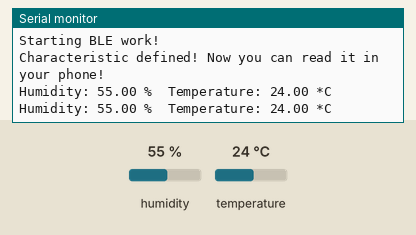
Simulated run of this sketch. Board: ESP32. On the bench: the last lines printed to the serial monitor. The inputs (shaded band) are chosen by the test bench; at power-on: humidity 55 %, temperature 24 °C. Nothing arrives over Bluetooth unless stated; a phone connects over Bluetooth LE 3 s after start.

Above: at 2.8 s.
2.9 s: humidity set to 22 %
At 4.5 s:
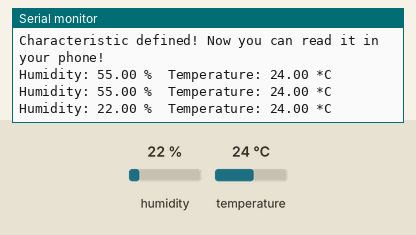
5.6 s: temperature set to 12 °C
At 6.9 s:
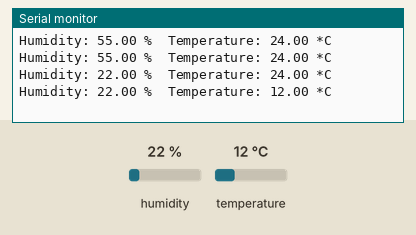
8.3 s: humidity set to 40 %
At 10.5 s:
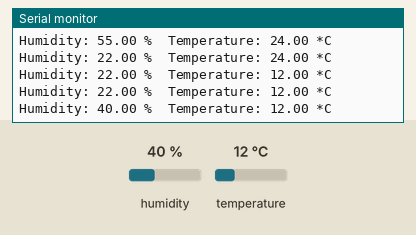
Timing chart, 0 to 12.0 s (numbered marks = the images above; inputs shaded):
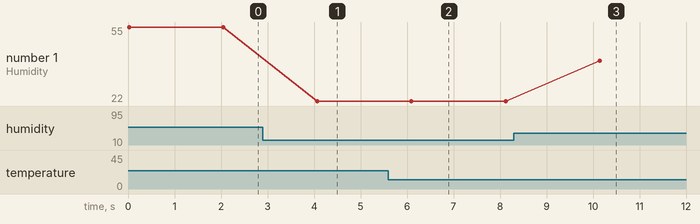

Measured:
- after the input at 2.9 s, the serial monitor: prints a new line after 1.2 s (image 1)
- after the input at 5.6 s, the serial monitor: prints a new line after 0.50 s (image 2)
- after the input at 8.3 s, the serial monitor: prints a new line after 1.8 s (image 3)
- plotted number 1: 55 → 22 after the input at 2.9 s, 22 → 40 after the input at 8.3 s

The sketch:

DHT11_Sensor_Interfacing_With_ESP32_BLE_Server.ino
```cpp
#include <BLEDevice.h>
#include <BLEUtils.h>
#include <BLEServer.h>
#include "DHT.h"

// UUIDs for the BLE service and characteristic
#define SERVICE_UUID        "4fafc201-1fb5-459e-8fcc-c5c9c331914b"
#define CHARACTERISTIC_UUID "beb5483e-36e1-4688-b7f5-ea07361b26a8"

// DHT11 sensor pin and type
#define DHTPIN 5
#define DHTTYPE DHT11

DHT dht(DHTPIN, DHTTYPE);
BLECharacteristic *pCharacteristic;

void setup() {
  Serial.begin(115200);
  Serial.println("Starting BLE work!");

  // Initialize the DHT sensor
  dht.begin();

  // Initialize the BLE device
  BLEDevice::init("ESP32");

  // Create a BLE server
  BLEServer *pServer = BLEDevice::createServer();

  // Create a BLE service
  BLEService *pService = pServer->createService(SERVICE_UUID);

  // Create a BLE characteristic
  pCharacteristic = pService->createCharacteristic(
                      CHARACTERISTIC_UUID,
                      BLECharacteristic::PROPERTY_READ |
                      BLECharacteristic::PROPERTY_WRITE
                    );

  // Set the initial characteristic value
  pCharacteristic->setValue("Waiting for data...");

  // Start the service
  pService->start();

  // Start advertising
  BLEAdvertising *pAdvertising = BLEDevice::getAdvertising();
  pAdvertising->addServiceUUID(SERVICE_UUID);
  pAdvertising->setScanResponse(true);
  pAdvertising->setMinPreferred(0x06);  // functions that help with iPhone connection issues
  pAdvertising->setMinPreferred(0x12);
  BLEDevice::startAdvertising();

  Serial.println("Characteristic defined! Now you can read it in your phone!");
}

void loop() {
  // Read temperature and humidity from DHT11 sensor
  float humidity = dht.readHumidity();
  float temperature = dht.readTemperature();

  // Check if any reads failed and exit early (to try again).
  if (isnan(humidity) || isnan(temperature)) {
    Serial.println("Failed to read from DHT sensor!");
    return;
  }

  // Print the data to the serial monitor
  Serial.print("Humidity: ");
  Serial.print(humidity);
  Serial.print(" %\t");
  Serial.print("Temperature: ");
  Serial.print(temperature);
  Serial.println(" *C");

  // Create a string with the sensor data
  char buffer[32];
  snprintf(buffer, sizeof(buffer), "T: %.2f C, H: %.2f %%", temperature, humidity);

  // Update the characteristic value with the formatted string
  pCharacteristic->setValue(buffer);

  // Notify connected clients (optional, if you want to push the data instead of just reading)
  pCharacteristic->notify();

  // Delay for a while before reading again
  delay(2000);
}
```
